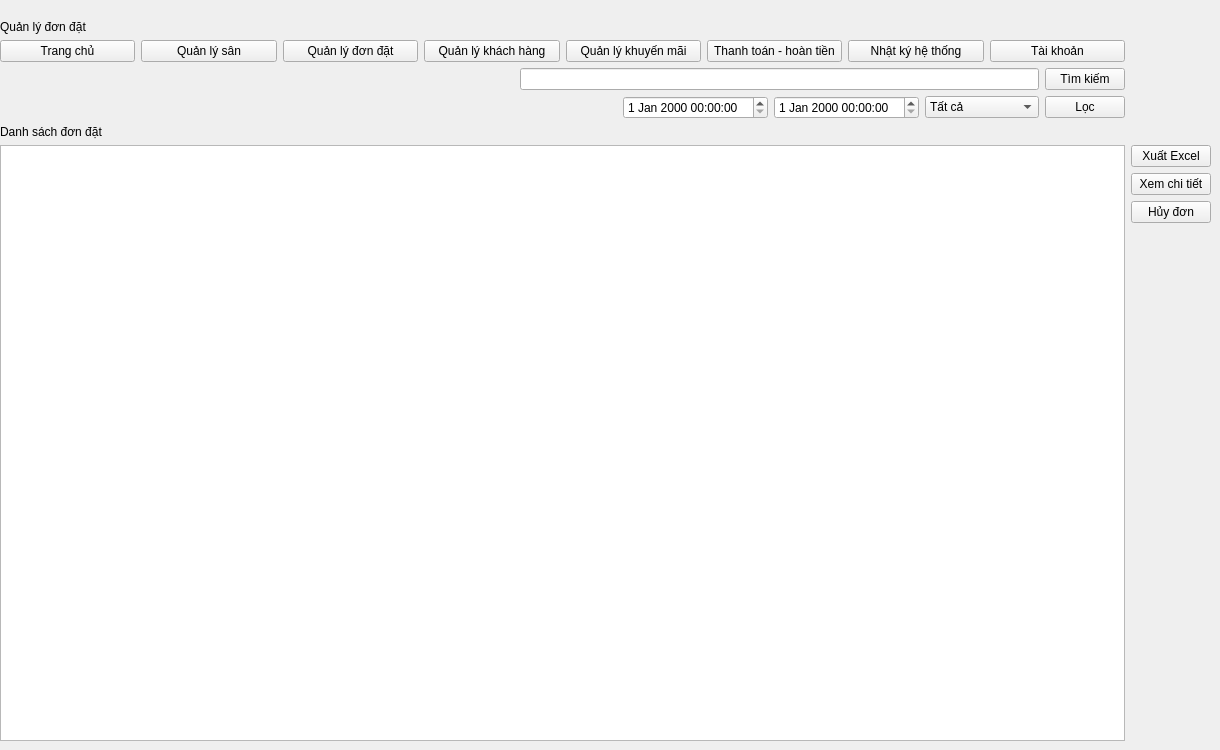
    <widget class="QWidget" name="qlddondat">
     <widget class="QWidget" name="gridLayoutWidget_3">
      <property name="geometry">
       <rect>
        <x>0</x>
        <y>20</y>
        <width>1211</width>
        <height>721</height>
       </rect>
      </property>
      <layout class="QGridLayout" name="gridLayout_3">
       <item row="3" column="0">
        <layout class="QHBoxLayout" name="horizontalLayout_7">
         <item>
          <widget class="QPushButton" name="pushButton_trangchu_3">
           <property name="text">
            <string>Trang chủ</string>
           </property>
          </widget>
         </item>
         <item>
          <widget class="QPushButton" name="pushButton_quanlysan_3">
           <property name="text">
            <string>Quản lý sân</string>
           </property>
          </widget>
         </item>
         <item>
          <widget class="QPushButton" name="pushButton_qldon_3">
           <property name="text">
            <string>Quản lý đơn đặt</string>
           </property>
          </widget>
         </item>
         <item>
          <widget class="QPushButton" name="pushButton_qlkhachhang_3">
           <property name="text">
            <string>Quản lý khách hàng</string>
           </property>
          </widget>
         </item>
         <item>
          <widget class="QPushButton" name="pushButton_qlkhmai_3">
           <property name="text">
            <string>Quản lý khuyến mãi</string>
           </property>
          </widget>
         </item>
         <item>
          <widget class="QPushButton" name="pushButton_ttht_3">
           <property name="text">
            <string>Thanh toán - hoàn tiền</string>
           </property>
          </widget>
         </item>
         <item>
          <widget class="QPushButton" name="pushButton_adminlog_3">
           <property name="text">
            <string>Nhật ký hệ thống</string>
           </property>
          </widget>
         </item>
         <item>
          <widget class="QPushButton" name="pushButton_taikhoan_3">
           <property name="text">
            <string>Tài khoản</string>
           </property>
          </widget>
         </item>
        </layout>
       </item>
       <item row="5" column="0">
        <layout class="QHBoxLayout" name="horizontalLayout_8">
         <item>
          <spacer name="horizontalSpacer_4">
           <property name="orientation">
            <enum>Qt::Horizontal</enum>
           </property>
           <property name="sizeHint" stdset="0">
            <size>
             <width>40</width>
             <height>20</height>
            </size>
           </property>
          </spacer>
         </item>
         <item>
          <widget class="QDateTimeEdit" name="dateTimeEdit_from"/>
         </item>
         <item>
          <widget class="QDateTimeEdit" name="dateTimeEdit_to"/>
         </item>
         <item>
          <widget class="QComboBox" name="comboBox_trangthai_2">
           <item>
            <property name="text">
             <string>Tất cả</string>
            </property>
           </item>
           <item>
            <property name="text">
             <string>Chờ thanh toán</string>
            </property>
           </item>
           <item>
            <property name="text">
             <string>Đã thanh toán</string>
            </property>
           </item>
           <item>
            <property name="text">
             <string>Đã hủy</string>
            </property>
           </item>
          </widget>
         </item>
         <item>
          <widget class="QPushButton" name="pushButton_loc_2">
           <property name="text">
            <string>Lọc</string>
           </property>
          </widget>
         </item>
        </layout>
       </item>
       <item row="7" column="1">
        <layout class="QVBoxLayout" name="verticalLayout_3">
         <item>
          <widget class="QPushButton" name="pushButton_xuatfile">
           <property name="text">
            <string>Xuất Excel</string>
           </property>
          </widget>
         </item>
         <item>
          <widget class="QPushButton" name="pushButton_xemct">
           <property name="text">
            <string>Xem chi tiết</string>
           </property>
          </widget>
         </item>
         <item>
          <widget class="QPushButton" name="pushButton_huydon">
           <property name="text">
            <string>Hủy đơn</string>
           </property>
          </widget>
         </item>
         <item>
          <spacer name="verticalSpacer_2">
           <property name="orientation">
            <enum>Qt::Vertical</enum>
           </property>
           <property name="sizeHint" stdset="0">
            <size>
             <width>20</width>
             <height>40</height>
            </size>
           </property>
          </spacer>
         </item>
        </layout>
       </item>
       <item row="4" column="0">
        <layout class="QHBoxLayout" name="horizontalLayout_6">
         <item>
          <spacer name="horizontalSpacer_3">
           <property name="orientation">
            <enum>Qt::Horizontal</enum>
           </property>
           <property name="sizeHint" stdset="0">
            <size>
             <width>40</width>
             <height>20</height>
            </size>
           </property>
          </spacer>
         </item>
         <item>
          <widget class="QLineEdit" name="lineEdit_timkiem_2"/>
         </item>
         <item>
          <widget class="QPushButton" name="pushButton_kiem_2">
           <property name="text">
            <string>Tìm kiếm</string>
           </property>
          </widget>
         </item>
        </layout>
       </item>
       <item row="7" column="0">
        <widget class="QTableWidget" name="tableWidget_2"/>
       </item>
       <item row="0" column="0">
        <widget class="QLabel" name="label_7">
         <property name="text">
          <string>Quản lý đơn đặt</string>
         </property>
        </widget>
       </item>
       <item row="6" column="0">
        <widget class="QLabel" name="label_20">
         <property name="text">
          <string>Danh sách đơn đặt</string>
         </property>
        </widget>
       </item>
      </layout>
     </widget>
    </widget>
